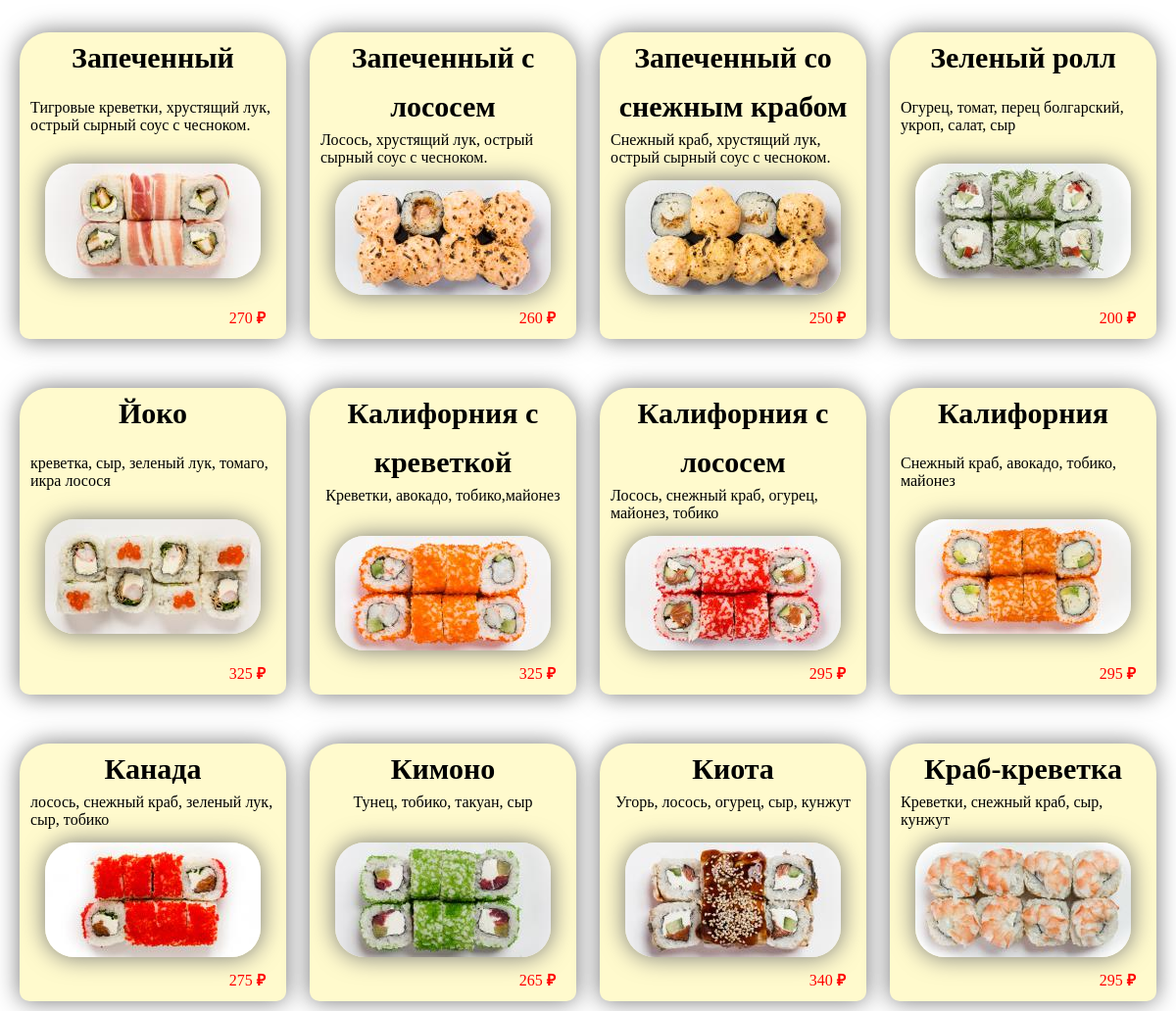
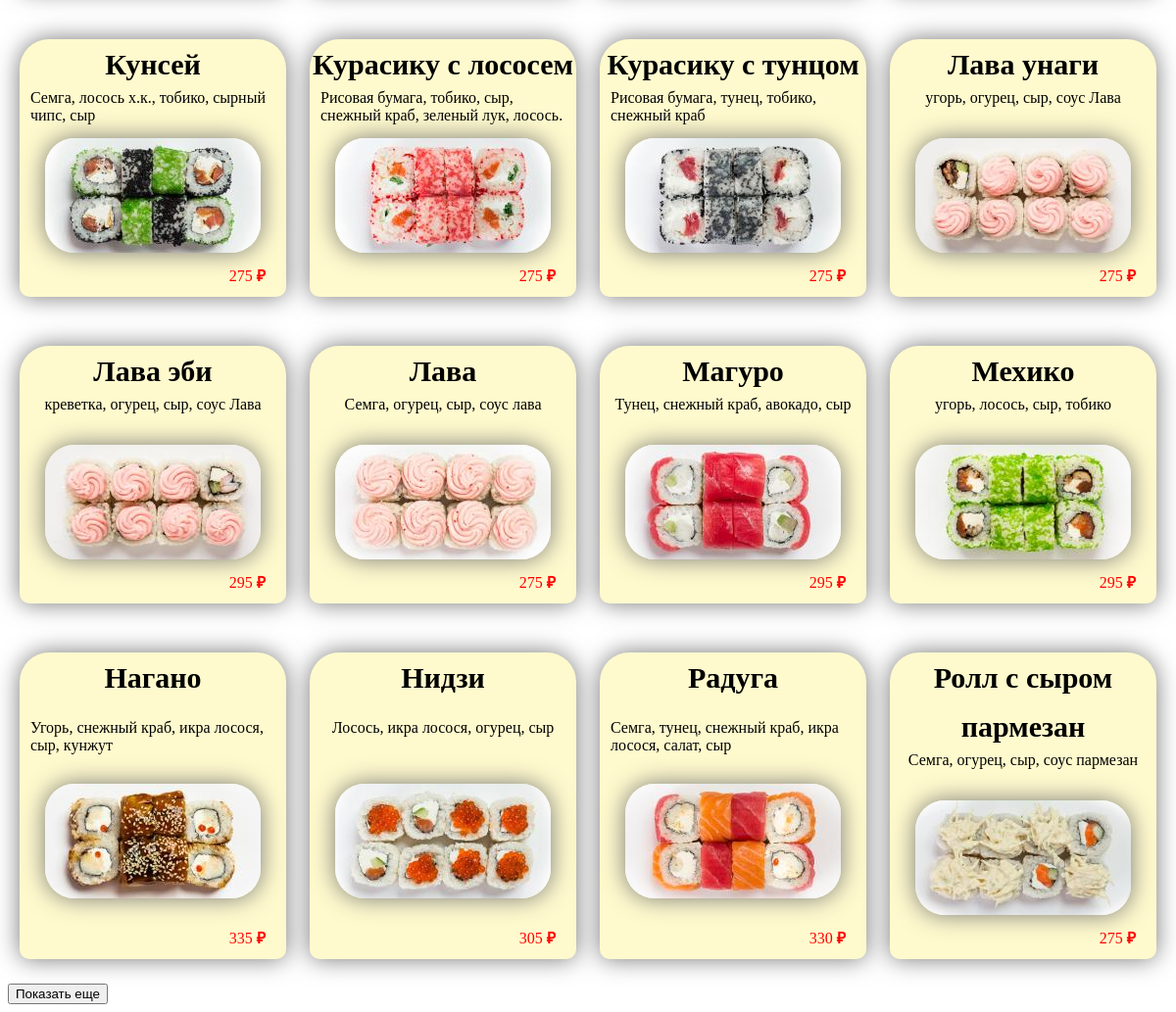
The page / on the database its author committed (2 pictures, top to bottom).
### tables this page shows
CREATE TABLE `goods` (
  `id` int(10) NOT NULL,
  `nameShort` varchar(30) NOT NULL,
  `nameFull` varchar(100) NOT NULL,
  `price` int(15) NOT NULL,
  `param` text NOT NULL,
  `bigPhoto` varchar(50) NOT NULL,
  `miniPhoto` varchar(50) NOT NULL,
  `weight` varchar(50) NOT NULL,
  `discount` int(3) NOT NULL,
  `stickerFit` int(3) NOT NULL,
  `stickerHit` int(3) NOT NULL,
  `views` int(10) NOT NULL
);

### public/index.php (the view, shortened to what this page needs)
<!DOCTYPE html>
<html lang="en">
<head>
<link rel="stylesheet" type="text/css" href="style.css">
</head>
<body>
	<div id="content">
		<?php
			include "../config/database.php";
			$sql = mysqli_query($connect,"SELECT * FROM `goods` LIMIT 24") or die(mysqli_error($connect));
			$goodsData = array();
			while($result = mysqli_fetch_array($sql, MYSQLI_ASSOC)){
				$goodsData[] = $result;
			}
			foreach($goodsData as $oneGood):
		?>
		<div class="good">
			<b class="goodsName"><?=$oneGood['nameFull'];?></b>
			<p class="goodsParam"><?=$oneGood['param'];?></p>
            <div class='goodsWrap'><img class='goodImg'src="<?=$oneGood['miniPhoto'] ?>"></div>
            <div class='goodsPrice'><?=$oneGood['price'] ?><b> &#8381;</b></div>
		</div>
		<?php endforeach; ?>
	</div>
	<input id="show_more" count_show=24 count_add=10 type="button" value="Показать еще" />
</body>
</html>

### public/style.css (style rules this page uses)
.good { display: flex; flex-direction: column; justify-content: space-between; width: 270px; border-radius: 30px 30px 10px 10px; margin: 25px auto; background: lemonchiffon; box-shadow: 0 0 25px #777; border: 1px solid transparent; position:relative; }
#content { display: flex; margin: 0 auto; flex-wrap: wrap; max-width: 1345px; flex-direction: row; justify-content: space-evenly; }
.goodsName { text-align:center; font-size: 30px; line-height: 50px; }
.goodsParam { margin: 0 auto; padding: 0 10px 0 10px; height: 50px; }
.goodImg { border-radius: 30px; box-shadow: 0 0 25px #777; }
.goodsWrap { margin: 0 auto; }
.goodsPrice { height: 40px; line-height: 40px; padding: 0 20px 0 20px; text-align:right; color:red; }

### rows shown on the page
goods: nameFull "Запеченный", param "Тигровые креветки, хрустящий лук, острый сырный соус с чесноком.", miniPhoto (picture), price "270"
goods: nameFull "Запеченный с лососем", param "Лосось, хрустящий лук, острый сырный соус с чесноком.", miniPhoto (picture), price "260"
goods: nameFull "Запеченный со снежным крабом", param "Снежный краб, хрустящий лук, острый сырный соус с чесноком.", miniPhoto (picture), price "250"
goods: nameFull "Зеленый ролл", param "Огурец, томат, перец болгарский, укроп, салат, сыр", miniPhoto (picture), price "200"
goods: nameFull "Йоко", param "креветка, сыр, зеленый лук, томаго, икра лосося", miniPhoto (picture), price "325"
goods: nameFull "Калифорния с креветкой", param "Креветки, авокадо, тобико,майонез", miniPhoto (picture), price "325"
goods: nameFull "Калифорния с лососем", param "Лосось, снежный краб, огурец, майонез, тобико", miniPhoto (picture), price "295"
goods: nameFull "Калифорния", param "Снежный краб, авокадо, тобико, майонез", miniPhoto (picture), price "295"
goods: nameFull "Канада", param "лосось, снежный краб, зеленый лук, сыр, тобико", miniPhoto (picture), price "275"
goods: nameFull "Кимоно", param "Тунец, тобико, такуан, сыр", miniPhoto (picture), price "265"
goods: nameFull "Киота", param "Угорь, лосось, огурец, сыр, кунжут", miniPhoto (picture), price "340"
goods: nameFull "Краб-креветка", param "Креветки, снежный краб, сыр, кунжут", miniPhoto (picture), price "295"
goods: nameFull "Кунсей", param "Семга, лосось х.к., тобико, сырный чипс, сыр", miniPhoto (picture), price "275"
goods: nameFull "Курасику с лососем", param "Рисовая бумага, тобико, сыр, снежный краб, зеленый лук, лосось.", miniPhoto (picture), price "275"
goods: nameFull "Курасику с тунцом", param "Рисовая бумага, тунец, тобико, снежный краб", miniPhoto (picture), price "275"
goods: nameFull "Лава унаги", param "угорь, огурец, сыр, соус Лава", miniPhoto (picture), price "275"
goods: nameFull "Лава эби", param "креветка, огурец, сыр, соус Лава", miniPhoto (picture), price "295"
goods: nameFull "Лава", param "Семга, огурец, сыр, соус лава", miniPhoto (picture), price "275"
goods: nameFull "Магуро", param "Тунец, снежный краб, авокадо, сыр", miniPhoto (picture), price "295"
goods: nameFull "Мехико", param "угорь, лосось, сыр, тобико", miniPhoto (picture), price "295"
goods: nameFull "Нагано", param "Угорь, снежный краб, икра лосося, сыр, кунжут", miniPhoto (picture), price "335"
goods: nameFull "Нидзи", param "Лосось, икра лосося, огурец, сыр", miniPhoto (picture), price "305"
goods: nameFull "Радуга", param "Семга, тунец, снежный краб, икра лосося, салат, сыр", miniPhoto (picture), price "330"
goods: nameFull "Ролл с сыром пармезан", param "Семга, огурец, сыр, соус пармезан", miniPhoto (picture), price "275"
